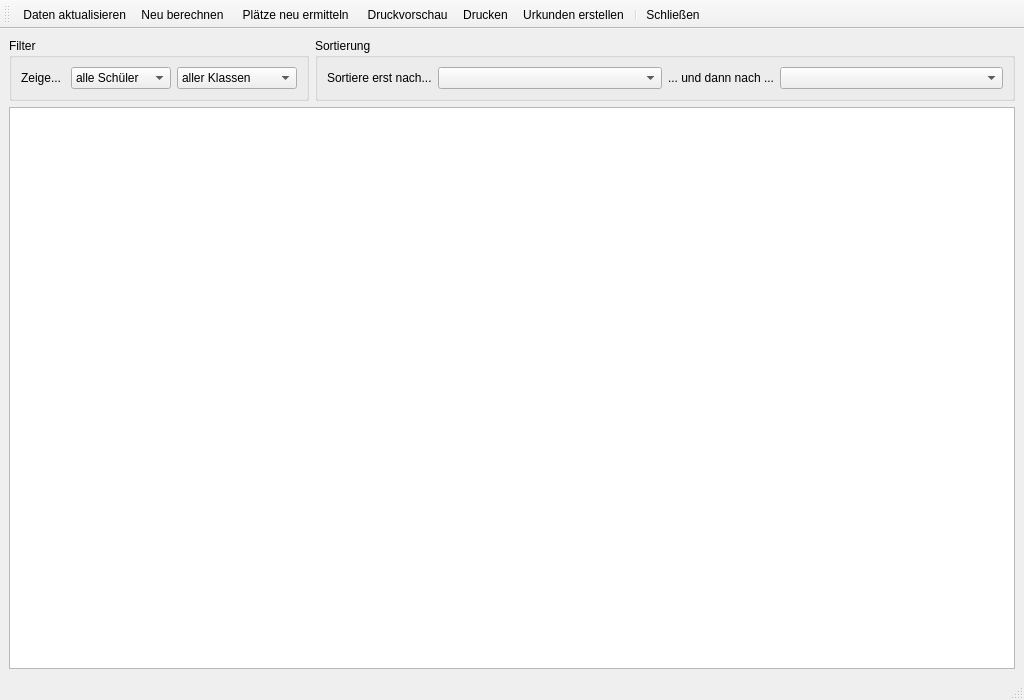
<?xml version="1.0" encoding="UTF-8"?>
<ui version="4.0">
 <class>MainWindow</class>
 <widget class="QMainWindow" name="MainWindow">
  <property name="geometry">
   <rect>
    <x>0</x>
    <y>0</y>
    <width>1024</width>
    <height>700</height>
   </rect>
  </property>
  <property name="windowTitle">
   <string>Auswertung - FFSportfest</string>
  </property>
  <property name="windowIcon">
   <iconset resource="../oxyicons.qrc">
    <normaloff>:/appicons/auswertung</normaloff>:/appicons/auswertung</iconset>
  </property>
  <widget class="QWidget" name="centralWidget">
   <layout class="QGridLayout" name="gridLayout">
    <item row="0" column="0">
     <widget class="QGroupBox" name="groupBox">
      <property name="sizePolicy">
       <sizepolicy hsizetype="Minimum" vsizetype="Preferred">
        <horstretch>0</horstretch>
        <verstretch>0</verstretch>
       </sizepolicy>
      </property>
      <property name="title">
       <string>Filter</string>
      </property>
      <layout class="QGridLayout" name="gridLayout_2">
       <item row="1" column="0">
        <widget class="QLabel" name="label">
         <property name="sizePolicy">
          <sizepolicy hsizetype="Fixed" vsizetype="Preferred">
           <horstretch>0</horstretch>
           <verstretch>0</verstretch>
          </sizepolicy>
         </property>
         <property name="text">
          <string>Zeige... </string>
         </property>
        </widget>
       </item>
       <item row="1" column="1">
        <widget class="QComboBox" name="filterFirstCombo">
         <property name="sizePolicy">
          <sizepolicy hsizetype="Minimum" vsizetype="Fixed">
           <horstretch>0</horstretch>
           <verstretch>0</verstretch>
          </sizepolicy>
         </property>
         <property name="minimumSize">
          <size>
           <width>100</width>
           <height>0</height>
          </size>
         </property>
         <item>
          <property name="text">
           <string>alle Schüler</string>
          </property>
         </item>
         <item>
          <property name="text">
           <string>Jungen</string>
          </property>
         </item>
         <item>
          <property name="text">
           <string>Mädchen</string>
          </property>
         </item>
        </widget>
       </item>
       <item row="1" column="2">
        <widget class="QComboBox" name="filterSecondCombo">
         <property name="minimumSize">
          <size>
           <width>120</width>
           <height>0</height>
          </size>
         </property>
         <item>
          <property name="text">
           <string>aller Klassen</string>
          </property>
         </item>
         <item>
          <property name="text">
           <string>der 5. Klassen</string>
          </property>
         </item>
         <item>
          <property name="text">
           <string>der Klasse 5.1</string>
          </property>
         </item>
        </widget>
       </item>
      </layout>
     </widget>
    </item>
    <item row="0" column="1">
     <widget class="QGroupBox" name="groupBox_2">
      <property name="sizePolicy">
       <sizepolicy hsizetype="Expanding" vsizetype="Preferred">
        <horstretch>0</horstretch>
        <verstretch>0</verstretch>
       </sizepolicy>
      </property>
      <property name="title">
       <string>Sortierung</string>
      </property>
      <layout class="QGridLayout" name="gridLayout_3">
       <item row="0" column="0">
        <widget class="QLabel" name="label_2">
         <property name="sizePolicy">
          <sizepolicy hsizetype="Fixed" vsizetype="Preferred">
           <horstretch>0</horstretch>
           <verstretch>0</verstretch>
          </sizepolicy>
         </property>
         <property name="text">
          <string>Sortiere erst nach...</string>
         </property>
        </widget>
       </item>
       <item row="0" column="2">
        <widget class="QLabel" name="label_3">
         <property name="sizePolicy">
          <sizepolicy hsizetype="Fixed" vsizetype="Preferred">
           <horstretch>0</horstretch>
           <verstretch>0</verstretch>
          </sizepolicy>
         </property>
         <property name="text">
          <string>... und dann nach ...</string>
         </property>
        </widget>
       </item>
       <item row="0" column="1">
        <widget class="QComboBox" name="sortFirstCombo"/>
       </item>
       <item row="0" column="3">
        <widget class="QComboBox" name="sortSecondCombo"/>
       </item>
      </layout>
     </widget>
    </item>
    <item row="1" column="0" colspan="2">
     <widget class="QTableWidget" name="tableWidget"/>
    </item>
   </layout>
  </widget>
  <widget class="QToolBar" name="toolBar">
   <property name="windowTitle">
    <string>toolBar</string>
   </property>
   <property name="styleSheet">
    <string notr="true"/>
   </property>
   <property name="allowedAreas">
    <set>Qt::AllToolBarAreas</set>
   </property>
   <property name="toolButtonStyle">
    <enum>Qt::ToolButtonTextBesideIcon</enum>
   </property>
   <attribute name="toolBarArea">
    <enum>TopToolBarArea</enum>
   </attribute>
   <attribute name="toolBarBreak">
    <bool>false</bool>
   </attribute>
   <addaction name="actionRefreshData"/>
   <addaction name="actionRecalc"/>
   <addaction name="actionRePlace"/>
   <addaction name="actionPPreview"/>
   <addaction name="actionDoPrint"/>
   <addaction name="actionUrkunde"/>
   <addaction name="separator"/>
   <addaction name="actionClose"/>
  </widget>
  <widget class="QStatusBar" name="statusBar"/>
  <action name="actionRefreshData">
   <property name="icon">
    <iconset resource="../oxyicons.qrc">
     <normaloff>:/toolbar_icons_48/refresh</normaloff>
     <disabledon>:/themes/oxygen/32x32/actions/view-refresh.png</disabledon>:/toolbar_icons_48/refresh</iconset>
   </property>
   <property name="text">
    <string>Daten aktualisieren</string>
   </property>
   <property name="iconText">
    <string> Daten aktualisieren</string>
   </property>
   <property name="toolTip">
    <string>&lt;html&gt;&lt;head/&gt;&lt;body&gt;&lt;p&gt;Ruft die Daten manuell aus dem Hauptfenster ab. Verwenden Sie diese Funktion wenn die Daten nicht automatisch übertragen werden.&lt;/p&gt;&lt;/body&gt;&lt;/html&gt;</string>
   </property>
   <property name="shortcut">
    <string>F5</string>
   </property>
  </action>
  <action name="actionRecalc">
   <property name="icon">
    <iconset resource="../oxyicons.qrc">
     <normaloff>:/toolbar_icons_48/calc</normaloff>
     <disabledon>:/themes/oxygen/128x128/apps/accessories-calculator.png</disabledon>:/toolbar_icons_48/calc</iconset>
   </property>
   <property name="text">
    <string>Neu berechnen</string>
   </property>
   <property name="toolTip">
    <string>&lt;html&gt;&lt;head/&gt;&lt;body&gt;&lt;p&gt;Berechnet die Punkte und Noten erneut. Dies sollte normalerweise automatisch passieren, es kann aber mit dieser Funktion erzwungen werden.&lt;/p&gt;&lt;/body&gt;&lt;/html&gt;</string>
   </property>
  </action>
  <action name="actionRePlace">
   <property name="icon">
    <iconset resource="../oxyicons.qrc">
     <normaloff>:/toolbar_icons_48/favorites</normaloff>
     <disabledon>:/themes/oxygen/128x128/places/favorites.png</disabledon>:/toolbar_icons_48/favorites</iconset>
   </property>
   <property name="text">
    <string>Plätze neu ermitteln</string>
   </property>
   <property name="iconText">
    <string> Plätze neu ermitteln</string>
   </property>
   <property name="toolTip">
    <string>&lt;html&gt;&lt;head/&gt;&lt;body&gt;&lt;p&gt;Ermittelt die Platzierungen für den ausgewählten Filter neu. Dies passiert normalerweise automatisch, kann aber mit dieser Funktion erzwungen werden.&lt;/p&gt;&lt;/body&gt;&lt;/html&gt;</string>
   </property>
  </action>
  <action name="actionPPreview">
   <property name="icon">
    <iconset resource="../oxyicons.qrc">
     <normaloff>:/toolbar_icons_48/printpreview</normaloff>
     <disabledon>:/themes/oxygen/48x48/actions/document-print-preview.png</disabledon>:/toolbar_icons_48/printpreview</iconset>
   </property>
   <property name="text">
    <string>Druckvorschau</string>
   </property>
   <property name="iconText">
    <string> Druckvorschau</string>
   </property>
   <property name="toolTip">
    <string>&lt;html&gt;&lt;head/&gt;&lt;body&gt;&lt;p&gt;Zeigt eine Vorschau des Ausdrucks.&lt;/p&gt;&lt;/body&gt;&lt;/html&gt;</string>
   </property>
   <property name="shortcut">
    <string>Ctrl+Shift+P</string>
   </property>
  </action>
  <action name="actionDoPrint">
   <property name="icon">
    <iconset resource="../oxyicons.qrc">
     <normaloff>:/toolbar_icons_48/print</normaloff>:/toolbar_icons_48/print</iconset>
   </property>
   <property name="text">
    <string>Drucken</string>
   </property>
   <property name="toolTip">
    <string>&lt;html&gt;&lt;head/&gt;&lt;body&gt;&lt;p&gt;Druckt die Ergebnisse mit dem ausgewählten Filter und Sortierung. Eine Vorschau des Ausdrucks kann mit &lt;span style=&quot; font-style:italic;&quot;&gt;Druckvorschau&lt;/span&gt; angezeigt werden.&lt;/p&gt;&lt;/body&gt;&lt;/html&gt;</string>
   </property>
   <property name="shortcut">
    <string>Ctrl+P</string>
   </property>
  </action>
  <action name="actionClose">
   <property name="icon">
    <iconset resource="../oxyicons.qrc">
     <normaloff>:/toolbar_icons_48/exitlg</normaloff>:/toolbar_icons_48/exitlg</iconset>
   </property>
   <property name="text">
    <string>Schließen</string>
   </property>
   <property name="toolTip">
    <string>&lt;html&gt;&lt;head/&gt;&lt;body&gt;&lt;p&gt;Schließt das Auswertungsfenster.&lt;/p&gt;&lt;/body&gt;&lt;/html&gt;</string>
   </property>
   <property name="menuRole">
    <enum>QAction::QuitRole</enum>
   </property>
  </action>
  <action name="actionUrkunde">
   <property name="icon">
    <iconset resource="../oxyicons.qrc">
     <normaloff>:/toolbar_icons_48/urkunde</normaloff>:/toolbar_icons_48/urkunde</iconset>
   </property>
   <property name="text">
    <string>Urkunden erstellen</string>
   </property>
   <property name="toolTip">
    <string>Erstellt Urkunden (beta)</string>
   </property>
  </action>
 </widget>
 <resources>
  <include location="../oxyicons.qrc"/>
 </resources>
 <connections/>
</ui>
